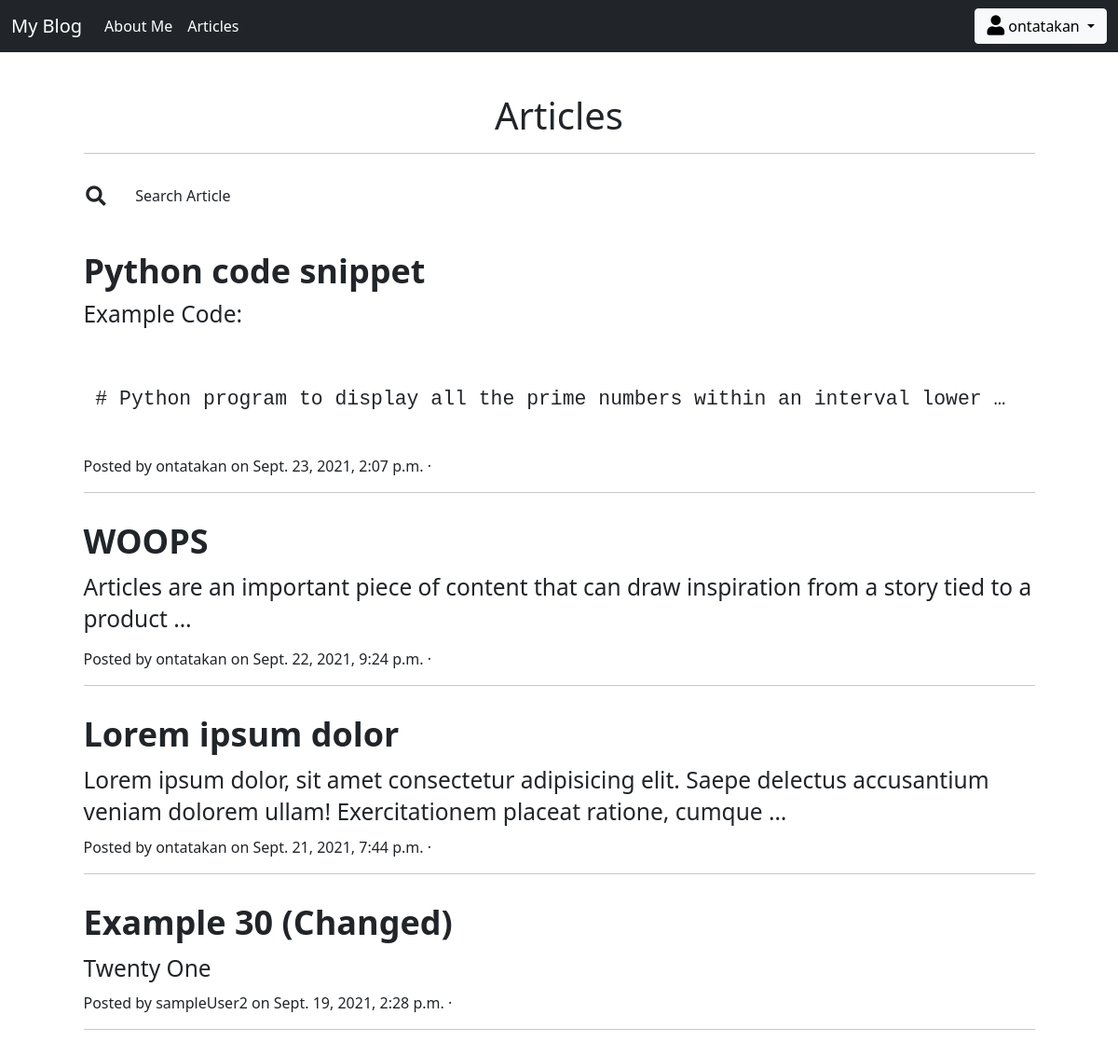
The page /article/ (signed in) on the database its author committed.
### article/models.py (models this page shows, shortened)
class Article(models.Model):
    author = models.ForeignKey(
        "auth.User", on_delete=models.CASCADE, verbose_name="Author")
    title = models.CharField(max_length=50, verbose_name="Title")
    content = RichTextField()
    created_date = models.DateTimeField(
        auto_now_add=True, verbose_name="Created Date")
    article_img = models.FileField(blank=True, verbose_name="articleImg")
    class Meta:
        ordering = ['-created_date']

### article/views.py (the view)
# urls.py: path('', views.articles, name="articles"),
def articles(request):
    keyword = request.GET.get('keyword')
    if keyword:
        articles = Article.objects.filter(title__contains=keyword)
        return render(request, 'articles.html', {'articles': articles})
    articles = Article.objects.all().order_by('created_date').reverse()
    return render(request, 'articles.html', {'articles': articles})

### templates/articles.html (shortened to what this page needs)
{% extends 'layout.html' %} {% block body %}
{% if articles %}
<div class="row">
  <div class="col-lg-11 col-md-10 mx-auto">
    <h3 class="display-6 text-center">Articles</h3>
    <hr />
    <form>
      <div
        class="d-flex flex-row align-items-center justify-content-center mb-4">
        <i class="fas fa-search fa-lg me-3 fa-fw"></i>
        <div class="form-floating flex-fill mb-0">
          <input
            type="text"
            id="search"
            name="keyword"
            class="form-control"
            placeholder="Article title" />
          <label class="form-label" for="search">Search Article</label>
        </div>
      </div>
    </form>
    {% for article in articles %}
    <article class="post-preview">
      <a href="{% url 'article:details' article.id %}">
        <h2 class="post-title">{{article.title}}</h2>
        <h3 class="post-subtitle">
          <small>{{article.content|safe|truncatewords:18}}</small>
        </h3>
      </a>
      <p class="post-meta">
        Posted by {{article.author}} on {{article.created_date}} ·
      </p>
    </article>
    <hr />
    {% endfor %}
  </div>
</div>
{% else %}
<div class="alert alert-danger">Articles cannot found.</div>
{% endif %} {% endblock body %}

### templates/includes/navbar.html (shortened to what this page needs)
<nav class="navbar navbar-expand-md navbar-dark fixed-top bg-dark">
  <div class="container-fluid">
    <a class="navbar-brand" href="{% url 'index' %}">My Blog</a>
    <div class="collapse navbar-collapse" id="navbarCollapse">
      <ul class="navbar-nav me-auto mb-2 mb-md-0">
        <li class="nav-item">
          <a class="nav-link active" href="{% url 'about' %}">About Me </a>
        </li>
        <li class="nav-item">
          <a class="nav-link active" href="{% url 'article:articles' %}"
            >Articles
          </a>
        </li>
      </ul>
      <ul class="navbar-nav mr-auto mb-2 mb-md-0">
        {% if request.user.is_authenticated %}
        <div class="dropdown">
          <button
            class="btn btn-light dropdown-toggle"
            type="button"
            id="dropdownMenuButton"
            data-bs-toggle="dropdown"
            aria-expanded="false">
            <i class="fas fa-user fa-lg"></i
            ><span> {{request.user.username}} </span>
          </button>
        </div>
        {% endif %}
      </ul>
    </div>
  </div>
</nav>

### templates/layout.html (style rules this page uses)
.form-control, .form-floating { transition: all 0.2s; }

### templates/articles.html (style rules this page uses)
a { font-weight: 400; line-height: 1.5; box-sizing: border-box; text-decoration: none; background-color: transparent; color: #212529; }
h2 { color: #212529; box-sizing: border-box; line-height: 1.2; font-weight: 800; margin-top: 30px; margin-bottom: 10px; font-size: 36px;˝ }
h3 { color: #212529; box-sizing: border-box; line-height: 1.2; font-size: 1.75rem; font-weight: 300; margin: 0 0 10px; }
.form-control[id='search'] { border:0px; }

### rows shown on the page
Article: title "Python code snippet", content "Example Code: # Python program to display all the prime numbers within an interval lower …", author "ontatakan", created_date "Sept. 23, 2021, 2:07 p.m."
Article: title "WOOPS", content "Articles are an important piece of content that can draw inspiration from a story tied to a product …", author "ontatakan", created_date "Sept. 22, 2021, 9:24 p.m."
Article: title "Lorem ipsum dolor", content "Lorem ipsum dolor, sit amet consectetur adipisicing elit. Saepe delectus accusantium veniam dolorem ullam! Exercitationem placeat ratione, cumque …", author "ontatakan", created_date "Sept. 21, 2021, 7:44 p.m."
Article: title "Example 30 (Changed)", content "Twenty One", author "sampleUser2", created_date "Sept. 19, 2021, 2:28 p.m."

### other values the page prints
{{ request.user.username }} "ontatakan"
